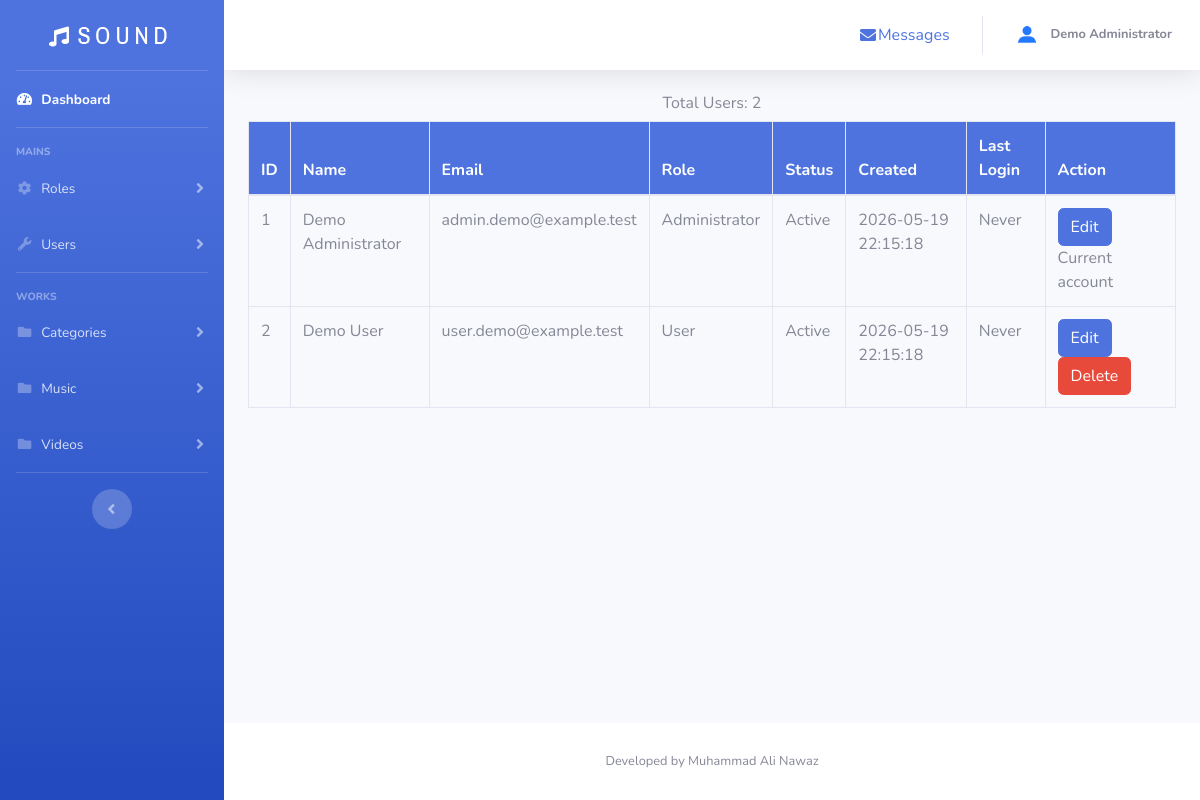
The page /admin/view_user.php (signed in) on the database its author committed.
### tables this page shows
CREATE TABLE users (
  user_id INT UNSIGNED NOT NULL AUTO_INCREMENT,
  user_name VARCHAR(100) NOT NULL,
  user_phone VARCHAR(30) NOT NULL,
  user_address VARCHAR(255) NOT NULL,
  user_email VARCHAR(254) NOT NULL,
  user_password VARCHAR(255) NOT NULL,
  session_version INT UNSIGNED NOT NULL DEFAULT 1,
  user_image VARCHAR(255) NOT NULL DEFAULT 'vector.jpg',
  role_id INT UNSIGNED NOT NULL,
  account_status ENUM('active','disabled') NOT NULL DEFAULT 'active',
  disabled_at DATETIME NULL,
  last_login_at DATETIME NULL,
  created_at TIMESTAMP NOT NULL DEFAULT CURRENT_TIMESTAMP,
  updated_at TIMESTAMP NOT NULL DEFAULT CURRENT_TIMESTAMP ON UPDATE CURRENT_TIMESTAMP,
  PRIMARY KEY (user_id),
  UNIQUE KEY uq_users_email (user_email),
  KEY idx_users_role (role_id),
  KEY idx_users_status (account_status),
  CONSTRAINT fk_users_role FOREIGN KEY (role_id) REFERENCES roles (role_id)
    ON UPDATE CASCADE ON DELETE RESTRICT
);

CREATE TABLE roles (
  role_id INT UNSIGNED NOT NULL AUTO_INCREMENT,
  role_type VARCHAR(50) NOT NULL,
  created_at TIMESTAMP NOT NULL DEFAULT CURRENT_TIMESTAMP,
  updated_at TIMESTAMP NOT NULL DEFAULT CURRENT_TIMESTAMP ON UPDATE CURRENT_TIMESTAMP,
  PRIMARY KEY (role_id),
  UNIQUE KEY uq_roles_type (role_type)
);

### includes/auth.php (called while the page is built, shortened)
<?php
function authenticated_user(mysqli $connection): ?array
{
    $lastActivity = (int) ($_SESSION['last_activity'] ?? 0);
    $userId = filter_var($_SESSION['user_id'], FILTER_VALIDATE_INT, ['options' => ['min_range' => 1]]);
    $user = db_fetch_one(
        $connection,
        "SELECT user_id, user_name, user_email, user_phone, user_address, user_image, role_id, account_status, session_version
         FROM users WHERE user_id = ? LIMIT 1",
        'i',
        [(int) $userId]
    );
    $sessionVersion = filter_var($_SESSION['session_version'] ?? null, FILTER_VALIDATE_INT, ['options' => ['min_range' => 1]]);
    $lastRegeneration = (int) ($_SESSION['session_regenerated_at'] ?? 0);
    return $user;
}
function require_admin(mysqli $connection): array
{
    $user = authenticated_user($connection);
    return $user;
}

### includes/database.php (called while the page is built, shortened)
<?php
function db_statement(mysqli $connection, string $sql, string $types = '', array $params = []): mysqli_stmt
{
    $statement = $connection->prepare($sql);
    if ($types !== '') {
        $bindArguments = [$types];
        foreach ($params as $index => $value) {
            $params[$index] = $value;
            $bindArguments[] = &$params[$index];
        }
        call_user_func_array([$statement, 'bind_param'], $bindArguments);
    }
    $statement->execute();
    return $statement;
}
function db_fetch_one(mysqli $connection, string $sql, string $types = '', array $params = []): ?array
{
    $statement = db_statement($connection, $sql, $types, $params);
    $result = $statement->get_result();
    $row = $result->fetch_assoc() ?: null;
    return $row;
}
function db_fetch_all(mysqli $connection, string $sql, string $types = '', array $params = []): array
{
    $statement = db_statement($connection, $sql, $types, $params);
    $result = $statement->get_result();
    $rows = $result->fetch_all(MYSQLI_ASSOC);
    return $rows;
}

### includes/bootstrap.php (called while the page is built, shortened)
<?php
require_once __DIR__ . '/database.php';
require_once __DIR__ . '/auth.php';
require_once __DIR__ . '/pagination.php';
function e(mixed $value): string
{
    return htmlspecialchars((string) $value, ENT_QUOTES | ENT_SUBSTITUTE, 'UTF-8');
}

### includes/pagination.php (called while the page is built, shortened)
<?php
function pagination_state(array $source, int $perPage = 12): array
{
    $page = filter_var($source['page'] ?? 1, FILTER_VALIDATE_INT, ['options' => ['min_range' => 1]]) ?: 1;
    $perPage = max(1, min($perPage, 50));
    return ['page' => (int) $page, 'per_page' => $perPage, 'offset' => ((int) $page - 1) * $perPage];
}

### admin/view_user.php (the view)
<?php
require_once dirname(__DIR__) . '/includes/bootstrap.php';
$current_user = require_admin($conn);
$pagination = pagination_state($_GET, 15);
$totalRow = db_fetch_one($conn, 'SELECT COUNT(*) AS total FROM users');
$totalUsers = (int) ($totalRow['total'] ?? 0);
$users = db_fetch_all(
    $conn,
    'SELECT u.user_id, u.user_name, u.user_email, u.role_id, u.account_status, u.last_login_at, u.created_at, r.role_type
     FROM users u INNER JOIN roles r ON u.role_id = r.role_id ORDER BY u.user_id LIMIT ? OFFSET ?',
    'ii',
    [$pagination['per_page'], $pagination['offset']]
);
include 'header.php';
?>
<div class="container table-container"><h6 class="text-center">Total Users: <?php echo $totalUsers; ?></h6>
<?php if ($users !== []): ?><table class="table table-bordered"><thead class="bg-primary text-white"><tr><th>ID</th><th>Name</th><th>Email</th><th>Role</th><th>Status</th><th>Created</th><th>Last Login</th><th>Action</th></tr></thead><tbody>
<?php foreach ($users as $row): ?><tr><td><?php echo (int) $row['user_id']; ?></td><td><?php echo e($row['user_name']); ?></td><td><?php echo e($row['user_email']); ?></td><td><?php echo e($row['role_type']); ?></td><td><?php echo e(ucfirst($row['account_status'])); ?></td><td><?php echo e($row['created_at']); ?></td><td><?php echo e($row['last_login_at'] ?? 'Never'); ?></td><td><a href="edit_user.php?user_id=<?php echo (int) $row['user_id']; ?>" class="btn btn-primary">Edit</a><?php if ((int) $row['user_id'] !== (int) $current_user['user_id']): ?><form method="POST" action="delete.php" style="display:inline" onsubmit="return confirm('Are you sure you want to delete this user?')"><?php echo csrf_field(); ?><input type="hidden" name="entity" value="user"><input type="hidden" name="id" value="<?php echo (int) $row['user_id']; ?>"><button type="submit" class="btn btn-danger">Delete</button></form><?php else: ?><span class="text-muted"> Current account</span><?php endif; ?></td></tr><?php endforeach; ?>
</tbody></table><?php echo pagination_links($pagination['page'], pagination_total_pages($totalUsers, $pagination['per_page'])); ?><?php else: ?><p class="text-center">No users found</p><?php endif; ?></div>
<?php include 'footer.php'; ?>

### admin/header.php (shortened to what this page needs)
<?php
require_once dirname(__DIR__) . '/includes/bootstrap.php';
$current_user = $current_user ?? require_admin($conn);
$user_name = $current_user['user_name'];
$user_image = $current_user['user_image'];
?>
<!DOCTYPE html>
<html lang="en">
<head>
    <link href="vendor/fontawesome-free/css/all.min.css" rel="stylesheet" type="text/css">
    <link href="css/sb-admin-2.min.css" rel="stylesheet">
</head>
<body id="page-top">
    <div id="wrapper">
        <ul class="navbar-nav bg-gradient-primary sidebar sidebar-dark accordion" id="accordionSidebar">
            <a class="sidebar-brand d-flex align-items-center justify-content-center" href="index.php">
                <div class="sidebar-brand-icon">
                <i class="fa fa-music mt-2" style="font-size: 20px;"></i>
                </div>
                <img src="img/logo.png" class="sidebar-brand-text mx-2" alt="One Sound">
            </a>
            <hr class="sidebar-divider my-0">
            <li class="nav-item active">
                <a class="nav-link" href="index.php">
                    <i class="fas fa-fw fa-tachometer-alt"></i>
                    <span>Dashboard</span></a>
            </li>
            <hr class="sidebar-divider">
            <div class="sidebar-heading">
                Mains
            </div>
            <li class="nav-item">
                <a class="nav-link collapsed" href="#" data-toggle="collapse" data-target="#collapseTwo"
                    aria-expanded="true" aria-controls="collapseTwo">
                    <i class="fas fa-fw fa-cog"></i>
                    <span>Roles</span>
                </a>
            </li>
            <li class="nav-item">
                <a class="nav-link collapsed" href="#" data-toggle="collapse" data-target="#collapseUtilities"
                    aria-expanded="true" aria-controls="collapseUtilities">
                    <i class="fas fa-fw fa-wrench"></i>
                    <span>Users</span>
                </a>
            </li>
            <hr class="sidebar-divider">
            <div class="sidebar-heading">
                Works
            </div>
            <li class="nav-item">
                <a class="nav-link collapsed" href="#" data-toggle="collapse" data-target="#collapseCategories"
                    aria-expanded="true" aria-controls="collapseCategories">
                    <i class="fas fa-fw fa-folder"></i>
                    <span>Categories</span>
                </a>
            </li>
            <li class="nav-item">
                <a class="nav-link collapsed" href="#" data-toggle="collapse" data-target="#collapseMusic"
                    aria-expanded="true" aria-controls="collapseMusic">
                    <i class="fas fa-fw fa-folder"></i>
                    <span>Music</span>
                </a>
            </li>
            <li class="nav-item">
                <a class="nav-link collapsed" href="#" data-toggle="collapse" data-target="#collapseVideo"
                    aria-expanded="true" aria-controls="collapseVideo">
                    <i class="fas fa-fw fa-folder"></i>
                    <span>Videos</span>
                </a>
            </li>
            <hr class="sidebar-divider d-none d-md-block">
            <div class="text-center d-none d-md-inline">
                <button class="rounded-circle border-0" id="sidebarToggle"></button>
            </div>
        </ul>
                <div id="content-wrapper" class="d-flex flex-column">
<div id="content">
    <nav class="navbar navbar-expand navbar-light bg-white topbar mb-4 static-top shadow">
        <ul class="navbar-nav ml-auto">
            <li class="nav-item  mx-1">
                <a class="nav-link text-primary" href="message.php" id="messagesDropdown">
                    <i class="fas fa-envelope fa-fw"></i>Messages
                </a>
            </li>
            <li class="nav-item dropdown no-arrow">
                <a class="nav-link dropdown-toggle" href="#" id="userDropdown" role="button"
                    data-toggle="dropdown" aria-haspopup="true" aria-expanded="false">
                    <img class="img-profile rounded-circle mr-2" src="img/profile-img/<?php echo e($user_image); ?>" alt="User Image">
                    <span class="d-none d-lg-inline text-gray-600 small">
                        <b><?php echo e($user_name); ?></b>
                    </span>
                </a>
            </li>
        </ul>
    </nav>

### admin/footer.php (shortened to what this page needs)
        </div>
        <footer class="sticky-footer bg-white mt-5">
                <div class="container my-auto">
                    <div class="copyright text-center my-auto">
                        <span>Developed by Muhammad Ali Nawaz</span>
                    </div>
                </div>
        </footer>
        </div>
    </div>
</body>
</html>

### rows shown on the page
users: user_image (picture), user_name "Demo Administrator", user_id "1", user_email "admin.demo@example.test", role.role_type "Administrator", account_status "Active", created_at "2026-05-19 22:15:18", last_login_at "Never", shows "Current account"
users: user_id "2", user_name "Demo User", user_email "user.demo@example.test", role.role_type "User", account_status "Active", created_at "2026-05-19 22:15:18", last_login_at "Never"

### other values the page prints
$totalUsers "2"
